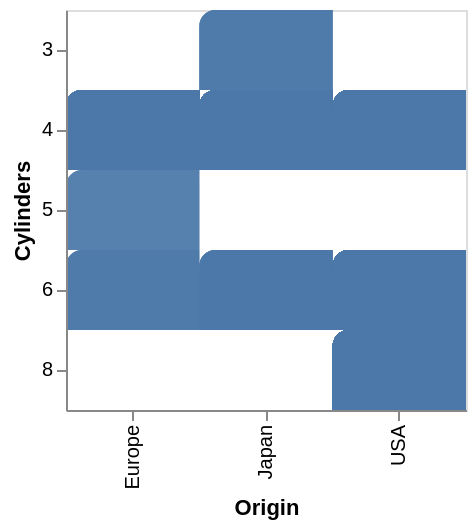

Vega-Lite specification for this chart:
### Vega-Lite specification from a JSON file in a GitHub repository (floating-point values rounded to 4 significant figures; data arrays with more than 128 entries replaced by an {"elided": "..."} marker saying what was removed)
{"$schema": "https://vega.github.io/schema/vega-lite/v5.json", "data": {"values": {"elided": "406 records"}}, "encoding": {"x": {"field": "Origin", "type": "nominal"}, "y": {"field": "Cylinders", "type": "ordinal"}}, "height": 200, "mark": {"cornerRadiusTopLeft": 8, "opacity": 0.6, "size": 30, "type": "rect"}, "width": 200}
